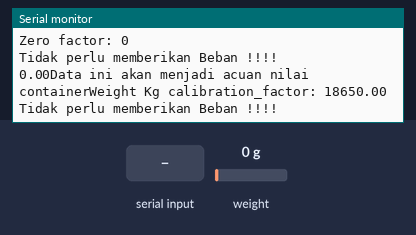
Simulated run of this sketch. Board: ESP8266 (NodeMCU). Shown: the last lines printed to the serial monitor. The inputs (shaded band) are chosen by the test bench; at power-on: weight on the scale 0 g.

Above: at 2.3 s.
2.4 s: weight on the scale set to 100 g
At 2.8 s:
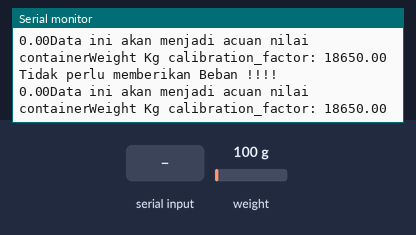
3.9 s: "+" received over Serial
At 5.0 s:
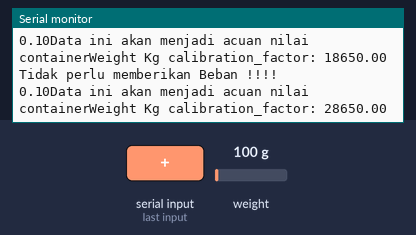
5.4 s: "a" received over Serial
At 6.6 s:
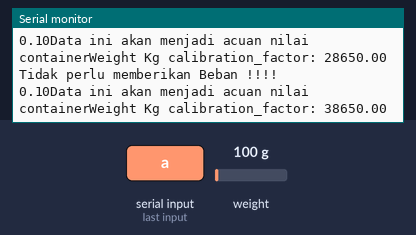
6.9 s: weight on the scale set to 1250 g
At 7.3 s:
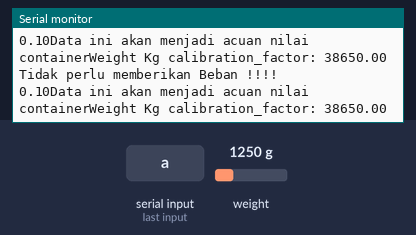
Timing chart, 0 to 9.4 s (numbered marks = the images above; inputs shaded):
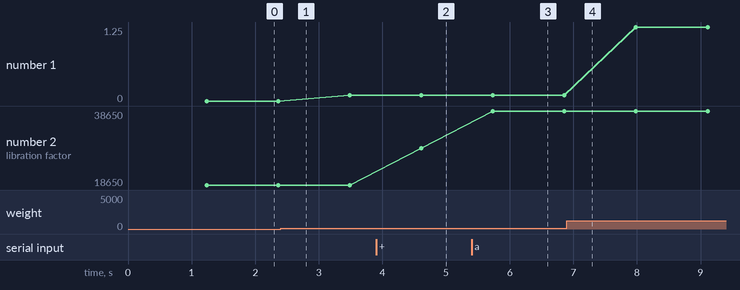

Measured:
- after the input at 3.9 s, the serial monitor: prints a new line after 0.71 s (image 2)
- after the input at 5.4 s, the serial monitor: prints a new line after 0.34 s (image 3)
- plotted number 1: 0 → 0.1 after the input at 2.4 s, 0.1 → 1.25 after the input at 6.9 s
- plotted number 2: 18650 → 28650 after the input at 3.9 s, 28650 → 38650 after the input at 5.4 s

The sketch:

Kalibrasi-Timbangan-Dispenser.ino
```cpp
#include "HX711.h"

const int deviceDout= D6; //
const int deviceSck= D5;

HX711 scale;

float calibration_factor = 18650; //-7050 worked for my 440lb max scale setup

void setup() {
  Serial.begin(9600);
  Serial.println("HX711 calibration sketch");
  Serial.println("Remove all weight from scale");
  Serial.println("After readings begin, place known weight on scale");
  Serial.println("Press + or a to increase calibration factor");
  Serial.println("Press - or z to decrease calibration factor");

  scale.begin(deviceDout, deviceSck);
  scale.set_scale(calibration_factor);
//  scale.tare(); //Reset the scale to 0

  long zero_factor = scale.read_average(); //Get a baseline reading
  Serial.print("Zero factor: "); //This can be used to remove the need to tare the scale. Useful in permanent scale projects.
  Serial.println(zero_factor);
}
void loop() {
  Serial.println("Tidak perlu memberikan Beban !!!!");
  float data_Weight;
  scale.set_scale(calibration_factor); //Adjust to this calibration factor
  float Weight = scale.get_units();
  Serial.print(Weight);
  Serial.print ("Data ini akan menjadi acuan nilai containerWeight");
  Serial.print(" Kg"); //Change this to kg and re-adjust the calibration factor if you follow SI units like a sane person
  Serial.print(" calibration_factor: ");
  Serial.print(calibration_factor);
  Serial.println();
  delay(1000);
  if(Serial.available())
  {
    char temp = Serial.read();
    if(temp == '+' || temp == 'a')
      calibration_factor += 10000;
    else if(temp == '-' || temp == 'z')
      calibration_factor -= 10000;
  }
}
```
